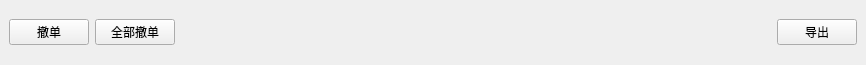
<?xml version="1.0" encoding="UTF-8"?>
<ui version="4.0">
 <class>DockWidget</class>
 <widget class="QDockWidget" name="DockWidget">
  <property name="geometry">
   <rect>
    <x>0</x>
    <y>0</y>
    <width>866</width>
    <height>65</height>
   </rect>
  </property>
  <property name="windowTitle">
   <string>期货委托价格</string>
  </property>
  <widget class="QWidget" name="dockWidgetContents">
   <layout class="QVBoxLayout" name="verticalLayout">
    <item>
     <layout class="QHBoxLayout" name="horizontalLayout">
      <item>
       <widget class="QPushButton" name="pb_cancel">
        <property name="text">
         <string>撤单</string>
        </property>
       </widget>
      </item>
      <item>
       <widget class="QPushButton" name="pb_cancel_all">
        <property name="text">
         <string>全部撤单</string>
        </property>
       </widget>
      </item>
      <item>
       <spacer name="horizontalSpacer">
        <property name="orientation">
         <enum>Qt::Horizontal</enum>
        </property>
        <property name="sizeHint" stdset="0">
         <size>
          <width>538</width>
          <height>20</height>
         </size>
        </property>
       </spacer>
      </item>
      <item>
       <widget class="QPushButton" name="pb_export">
        <property name="text">
         <string>导出</string>
        </property>
       </widget>
      </item>
     </layout>
    </item>
   </layout>
  </widget>
 </widget>
 <resources/>
 <connections/>
</ui>
